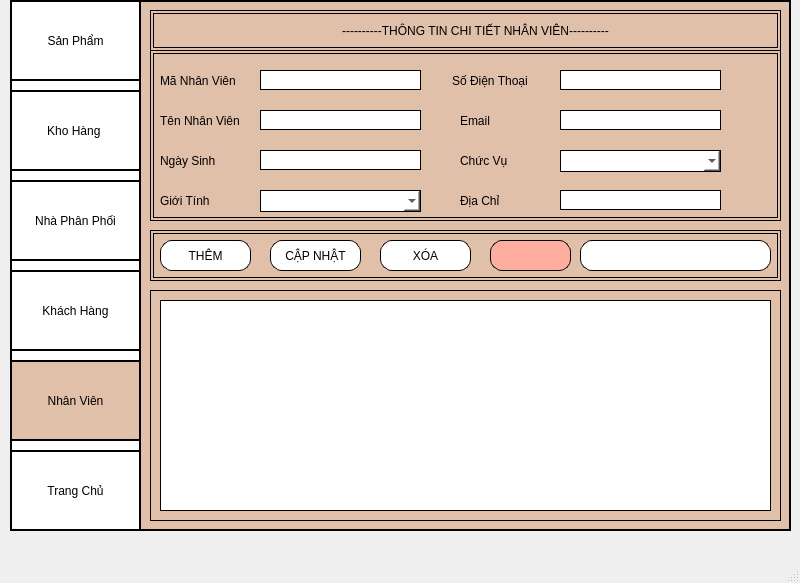
<?xml version="1.0" encoding="UTF-8"?>
<ui version="4.0">
 <class>MainWindow</class>
 <widget class="QMainWindow" name="MainWindow">
  <property name="geometry">
   <rect>
    <x>0</x>
    <y>0</y>
    <width>800</width>
    <height>583</height>
   </rect>
  </property>
  <property name="windowTitle">
   <string>MainWindow</string>
  </property>
  <widget class="QWidget" name="centralwidget">
   <widget class="QFrame" name="frame1">
    <property name="geometry">
     <rect>
      <x>10</x>
      <y>0</y>
      <width>781</width>
      <height>531</height>
     </rect>
    </property>
    <property name="styleSheet">
     <string notr="true">border: 2px solid  black;
background-color: #E0C0A9; /* Màu trung tính, dễ chịu */
</string>
    </property>
    <property name="frameShape">
     <enum>QFrame::StyledPanel</enum>
    </property>
    <property name="frameShadow">
     <enum>QFrame::Raised</enum>
    </property>
    <widget class="QFrame" name="frame_2">
     <property name="geometry">
      <rect>
       <x>0</x>
       <y>0</y>
       <width>131</width>
       <height>531</height>
      </rect>
     </property>
     <property name="styleSheet">
      <string notr="true">border: 2px outset  black;
background-color: #fff;</string>
     </property>
     <property name="frameShape">
      <enum>QFrame::StyledPanel</enum>
     </property>
     <property name="frameShadow">
      <enum>QFrame::Raised</enum>
     </property>
     <widget class="QPushButton" name="btnsanpham">
      <property name="geometry">
       <rect>
        <x>0</x>
        <y>0</y>
        <width>131</width>
        <height>81</height>
       </rect>
      </property>
      <property name="cursor">
       <cursorShape>PointingHandCursor</cursorShape>
      </property>
      <property name="styleSheet">
       <string notr="true">border: 2px ridge black;
background-color: #fff; </string>
      </property>
      <property name="text">
       <string>Sản Phẩm</string>
      </property>
      <property name="icon">
       <iconset>
        <normaloff>../../Hình ảnh/Cuộn phim/logo.jpg</normaloff>../../Hình ảnh/Cuộn phim/logo.jpg</iconset>
      </property>
      <property name="iconSize">
       <size>
        <width>40</width>
        <height>38</height>
       </size>
      </property>
     </widget>
     <widget class="QPushButton" name="btnkhohang">
      <property name="geometry">
       <rect>
        <x>0</x>
        <y>90</y>
        <width>131</width>
        <height>81</height>
       </rect>
      </property>
      <property name="cursor">
       <cursorShape>PointingHandCursor</cursorShape>
      </property>
      <property name="styleSheet">
       <string notr="true">border: 2px ridge black;
background-color: #fff;</string>
      </property>
      <property name="text">
       <string>Kho Hàng </string>
      </property>
      <property name="icon">
       <iconset>
        <normaloff>../../Hình ảnh/Cuộn phim/giohang1.png</normaloff>../../Hình ảnh/Cuộn phim/giohang1.png</iconset>
      </property>
      <property name="iconSize">
       <size>
        <width>40</width>
        <height>38</height>
       </size>
      </property>
     </widget>
     <widget class="QPushButton" name="btnnhaphanphoi">
      <property name="geometry">
       <rect>
        <x>0</x>
        <y>180</y>
        <width>131</width>
        <height>81</height>
       </rect>
      </property>
      <property name="cursor">
       <cursorShape>PointingHandCursor</cursorShape>
      </property>
      <property name="styleSheet">
       <string notr="true">border: 2px ridge black;
background-color: #fff;</string>
      </property>
      <property name="text">
       <string>Nhà Phân Phối</string>
      </property>
      <property name="icon">
       <iconset>
        <normaloff>../../Hình ảnh/Cuộn phim/nhaphaphoi.jpg</normaloff>../../Hình ảnh/Cuộn phim/nhaphaphoi.jpg</iconset>
      </property>
      <property name="iconSize">
       <size>
        <width>40</width>
        <height>38</height>
       </size>
      </property>
     </widget>
     <widget class="QPushButton" name="btnkhachhang">
      <property name="geometry">
       <rect>
        <x>0</x>
        <y>270</y>
        <width>131</width>
        <height>81</height>
       </rect>
      </property>
      <property name="cursor">
       <cursorShape>PointingHandCursor</cursorShape>
      </property>
      <property name="styleSheet">
       <string notr="true">border: 2px ridge black;
background-color: #fff;</string>
      </property>
      <property name="text">
       <string>Khách Hàng</string>
      </property>
      <property name="icon">
       <iconset>
        <normaloff>../../Hình ảnh/Cuộn phim/khachhang.jpg</normaloff>../../Hình ảnh/Cuộn phim/khachhang.jpg</iconset>
      </property>
      <property name="iconSize">
       <size>
        <width>40</width>
        <height>38</height>
       </size>
      </property>
     </widget>
     <widget class="QPushButton" name="btnnhanvien">
      <property name="geometry">
       <rect>
        <x>0</x>
        <y>360</y>
        <width>131</width>
        <height>81</height>
       </rect>
      </property>
      <property name="cursor">
       <cursorShape>PointingHandCursor</cursorShape>
      </property>
      <property name="styleSheet">
       <string notr="true">border: 2px ridge black;
background-color: #E0C0A9;</string>
      </property>
      <property name="text">
       <string>Nhân Viên</string>
      </property>
      <property name="icon">
       <iconset>
        <normaloff>../../Hình ảnh/Cuộn phim/nhanvien.png</normaloff>../../Hình ảnh/Cuộn phim/nhanvien.png</iconset>
      </property>
      <property name="iconSize">
       <size>
        <width>40</width>
        <height>38</height>
       </size>
      </property>
     </widget>
     <widget class="QPushButton" name="btntrangchu">
      <property name="geometry">
       <rect>
        <x>0</x>
        <y>450</y>
        <width>131</width>
        <height>81</height>
       </rect>
      </property>
      <property name="cursor">
       <cursorShape>PointingHandCursor</cursorShape>
      </property>
      <property name="styleSheet">
       <string notr="true">border: 2px ridge black;
background-color: #fff;</string>
      </property>
      <property name="text">
       <string>Trang Chủ</string>
      </property>
      <property name="icon">
       <iconset>
        <normaloff>../../Hình ảnh/Cuộn phim/home.ico</normaloff>../../Hình ảnh/Cuộn phim/home.ico</iconset>
      </property>
      <property name="iconSize">
       <size>
        <width>40</width>
        <height>38</height>
       </size>
      </property>
     </widget>
    </widget>
    <widget class="QFrame" name="frame">
     <property name="geometry">
      <rect>
       <x>140</x>
       <y>10</y>
       <width>631</width>
       <height>41</height>
      </rect>
     </property>
     <property name="styleSheet">
      <string notr="true">background-color: #E0C0A9;
border: 4px double black;
</string>
     </property>
     <property name="frameShape">
      <enum>QFrame::StyledPanel</enum>
     </property>
     <property name="frameShadow">
      <enum>QFrame::Raised</enum>
     </property>
     <widget class="QLabel" name="label">
      <property name="geometry">
       <rect>
        <x>130</x>
        <y>10</y>
        <width>371</width>
        <height>21</height>
       </rect>
      </property>
      <property name="styleSheet">
       <string notr="true">border: 2px solid #d1dfe6;;
 text-align: center;
border: none;
</string>
      </property>
      <property name="text">
       <string>      ----------THÔNG TIN CHI TIẾT NHÂN VIÊN----------</string>
      </property>
      <property name="alignment">
       <set>Qt::AlignCenter</set>
      </property>
     </widget>
    </widget>
    <widget class="QFrame" name="frame_3">
     <property name="geometry">
      <rect>
       <x>140</x>
       <y>50</y>
       <width>631</width>
       <height>171</height>
      </rect>
     </property>
     <property name="styleSheet">
      <string notr="true">border: 4px double black;
</string>
     </property>
     <property name="frameShape">
      <enum>QFrame::StyledPanel</enum>
     </property>
     <property name="frameShadow">
      <enum>QFrame::Raised</enum>
     </property>
     <widget class="QLabel" name="manv">
      <property name="geometry">
       <rect>
        <x>10</x>
        <y>10</y>
        <width>91</width>
        <height>41</height>
       </rect>
      </property>
      <property name="styleSheet">
       <string notr="true">border: 2px solid #d1dfe6;;
 text-align: center;
border: none;</string>
      </property>
      <property name="text">
       <string>Mã Nhân Viên</string>
      </property>
     </widget>
     <widget class="QLabel" name="tennv">
      <property name="geometry">
       <rect>
        <x>10</x>
        <y>50</y>
        <width>101</width>
        <height>41</height>
       </rect>
      </property>
      <property name="styleSheet">
       <string notr="true">border: 2px solid #d1dfe6;;
 text-align: center;
border: none;</string>
      </property>
      <property name="text">
       <string>Tên Nhân Viên</string>
      </property>
     </widget>
     <widget class="QLineEdit" name="txttennv">
      <property name="geometry">
       <rect>
        <x>110</x>
        <y>60</y>
        <width>161</width>
        <height>20</height>
       </rect>
      </property>
      <property name="styleSheet">
       <string notr="true">border: 1px solid black;
background-color: #fff; </string>
      </property>
     </widget>
     <widget class="QLabel" name="sdtnv">
      <property name="geometry">
       <rect>
        <x>302</x>
        <y>10</y>
        <width>91</width>
        <height>41</height>
       </rect>
      </property>
      <property name="styleSheet">
       <string notr="true">border: 2px solid #d1dfe6;;
 text-align: center;
border: none;</string>
      </property>
      <property name="text">
       <string>Số Điện Thoại</string>
      </property>
     </widget>
     <widget class="QLabel" name="emailnv">
      <property name="geometry">
       <rect>
        <x>310</x>
        <y>50</y>
        <width>71</width>
        <height>41</height>
       </rect>
      </property>
      <property name="styleSheet">
       <string notr="true">border: 2px solid #d1dfe6;;
 text-align: center;
border: none;</string>
      </property>
      <property name="text">
       <string>Email</string>
      </property>
     </widget>
     <widget class="QLineEdit" name="txtngaysinhnv">
      <property name="geometry">
       <rect>
        <x>110</x>
        <y>100</y>
        <width>161</width>
        <height>20</height>
       </rect>
      </property>
      <property name="styleSheet">
       <string notr="true">border: 1px solid black;
background-color: #fff; </string>
      </property>
     </widget>
     <widget class="QLabel" name="ngaysinhnv">
      <property name="geometry">
       <rect>
        <x>10</x>
        <y>100</y>
        <width>71</width>
        <height>21</height>
       </rect>
      </property>
      <property name="styleSheet">
       <string notr="true">border: 2px solid #d1dfe6;;
 text-align: center;
border: none;</string>
      </property>
      <property name="text">
       <string>Ngày Sinh</string>
      </property>
     </widget>
     <widget class="QLabel" name="chucvunv">
      <property name="geometry">
       <rect>
        <x>310</x>
        <y>90</y>
        <width>81</width>
        <height>41</height>
       </rect>
      </property>
      <property name="styleSheet">
       <string notr="true">border: 2px solid #d1dfe6;;
 text-align: center;
border: none;</string>
      </property>
      <property name="text">
       <string>Chức Vụ</string>
      </property>
     </widget>
     <widget class="QComboBox" name="cbbchucvu">
      <property name="geometry">
       <rect>
        <x>410</x>
        <y>100</y>
        <width>161</width>
        <height>22</height>
       </rect>
      </property>
      <property name="styleSheet">
       <string notr="true">border: 1px solid black;
background-color: #fff; </string>
      </property>
      <item>
       <property name="text">
        <string/>
       </property>
      </item>
      <item>
       <property name="text">
        <string>Nhân Viên</string>
       </property>
      </item>
      <item>
       <property name="text">
        <string>Quản Lý</string>
       </property>
      </item>
     </widget>
     <widget class="QLineEdit" name="txtmanv">
      <property name="geometry">
       <rect>
        <x>110</x>
        <y>20</y>
        <width>161</width>
        <height>20</height>
       </rect>
      </property>
      <property name="styleSheet">
       <string notr="true">border: 1px solid black;
background-color: #fff; </string>
      </property>
     </widget>
     <widget class="QLabel" name="gioitinhnv">
      <property name="geometry">
       <rect>
        <x>10</x>
        <y>140</y>
        <width>71</width>
        <height>21</height>
       </rect>
      </property>
      <property name="styleSheet">
       <string notr="true">border: 2px solid #d1dfe6;;
 text-align: center;
border: none;</string>
      </property>
      <property name="text">
       <string>Giới Tính</string>
      </property>
     </widget>
     <widget class="QComboBox" name="cbbgioitinh">
      <property name="geometry">
       <rect>
        <x>110</x>
        <y>140</y>
        <width>161</width>
        <height>22</height>
       </rect>
      </property>
      <property name="styleSheet">
       <string notr="true">border: 1px solid black;
background-color: #fff; </string>
      </property>
      <item>
       <property name="text">
        <string/>
       </property>
      </item>
      <item>
       <property name="text">
        <string>Nam</string>
       </property>
      </item>
      <item>
       <property name="text">
        <string>Nữ</string>
       </property>
      </item>
     </widget>
     <widget class="QLineEdit" name="txtsdtnv">
      <property name="geometry">
       <rect>
        <x>410</x>
        <y>20</y>
        <width>161</width>
        <height>20</height>
       </rect>
      </property>
      <property name="styleSheet">
       <string notr="true">border: 1px solid black;
background-color: #fff; </string>
      </property>
     </widget>
     <widget class="QLineEdit" name="txtemailnv">
      <property name="geometry">
       <rect>
        <x>410</x>
        <y>60</y>
        <width>161</width>
        <height>20</height>
       </rect>
      </property>
      <property name="styleSheet">
       <string notr="true">border: 1px solid black;
background-color: #fff; </string>
      </property>
     </widget>
     <widget class="QLabel" name="diachinv">
      <property name="geometry">
       <rect>
        <x>310</x>
        <y>140</y>
        <width>71</width>
        <height>21</height>
       </rect>
      </property>
      <property name="styleSheet">
       <string notr="true">border: 2px solid #d1dfe6;;
 text-align: center;
border: none;</string>
      </property>
      <property name="text">
       <string>Địa Chỉ</string>
      </property>
     </widget>
     <widget class="QLineEdit" name="txtdcnv">
      <property name="geometry">
       <rect>
        <x>410</x>
        <y>140</y>
        <width>161</width>
        <height>20</height>
       </rect>
      </property>
      <property name="styleSheet">
       <string notr="true">border: 1px solid black;
background-color: #fff; </string>
      </property>
     </widget>
    </widget>
    <widget class="QFrame" name="frame_10">
     <property name="geometry">
      <rect>
       <x>140</x>
       <y>290</y>
       <width>631</width>
       <height>231</height>
      </rect>
     </property>
     <property name="styleSheet">
      <string notr="true">border: 1px solid black;</string>
     </property>
     <property name="frameShape">
      <enum>QFrame::StyledPanel</enum>
     </property>
     <property name="frameShadow">
      <enum>QFrame::Raised</enum>
     </property>
     <widget class="QTableWidget" name="tableload">
      <property name="geometry">
       <rect>
        <x>10</x>
        <y>10</y>
        <width>611</width>
        <height>211</height>
       </rect>
      </property>
      <property name="styleSheet">
       <string notr="true">border: 1px solid black;
background-color: #fff;</string>
      </property>
     </widget>
    </widget>
    <widget class="QFrame" name="frame_4">
     <property name="geometry">
      <rect>
       <x>140</x>
       <y>230</y>
       <width>631</width>
       <height>51</height>
      </rect>
     </property>
     <property name="styleSheet">
      <string notr="true">background-color: #E0C0A9;
border: 4px double black;
</string>
     </property>
     <property name="frameShape">
      <enum>QFrame::StyledPanel</enum>
     </property>
     <property name="frameShadow">
      <enum>QFrame::Raised</enum>
     </property>
     <widget class="QPushButton" name="btnthem">
      <property name="geometry">
       <rect>
        <x>10</x>
        <y>10</y>
        <width>91</width>
        <height>31</height>
       </rect>
      </property>
      <property name="cursor">
       <cursorShape>PointingHandCursor</cursorShape>
      </property>
      <property name="styleSheet">
       <string notr="true">border: 1px solid black;
background-color: #fff; 
border-radius: 12px;</string>
      </property>
      <property name="text">
       <string>THÊM</string>
      </property>
     </widget>
     <widget class="QPushButton" name="btncapnhat">
      <property name="geometry">
       <rect>
        <x>120</x>
        <y>10</y>
        <width>91</width>
        <height>31</height>
       </rect>
      </property>
      <property name="cursor">
       <cursorShape>PointingHandCursor</cursorShape>
      </property>
      <property name="styleSheet">
       <string notr="true">border: 1px solid black;
background-color: #FFF; 
border-radius: 12px;</string>
      </property>
      <property name="text">
       <string>CẬP NHẬT</string>
      </property>
     </widget>
     <widget class="QPushButton" name="btnxoa">
      <property name="geometry">
       <rect>
        <x>230</x>
        <y>10</y>
        <width>91</width>
        <height>31</height>
       </rect>
      </property>
      <property name="cursor">
       <cursorShape>PointingHandCursor</cursorShape>
      </property>
      <property name="styleSheet">
       <string notr="true">border: 1px solid black;
background-color: #FFF; 
border-radius: 12px;</string>
      </property>
      <property name="text">
       <string>XÓA</string>
      </property>
     </widget>
     <widget class="QLineEdit" name="txttimkiem">
      <property name="geometry">
       <rect>
        <x>430</x>
        <y>10</y>
        <width>191</width>
        <height>31</height>
       </rect>
      </property>
      <property name="styleSheet">
       <string notr="true">border: 1px solid black;
background-color: #fff; 
border-radius: 12px;</string>
      </property>
     </widget>
     <widget class="QPushButton" name="btntimkiem">
      <property name="geometry">
       <rect>
        <x>340</x>
        <y>10</y>
        <width>81</width>
        <height>31</height>
       </rect>
      </property>
      <property name="cursor">
       <cursorShape>PointingHandCursor</cursorShape>
      </property>
      <property name="styleSheet">
       <string notr="true">border: 1px solid black;
background-color: #FFAD9F; 
border-radius: 12px;</string>
      </property>
      <property name="text">
       <string/>
      </property>
      <property name="icon">
       <iconset>
        <normaloff>../../Hình ảnh/Cuộn phim/2093656_seach_look_search_see_icon.ico</normaloff>../../Hình ảnh/Cuộn phim/2093656_seach_look_search_see_icon.ico</iconset>
      </property>
     </widget>
    </widget>
   </widget>
  </widget>
  <widget class="QMenuBar" name="menubar">
   <property name="geometry">
    <rect>
     <x>0</x>
     <y>0</y>
     <width>800</width>
     <height>21</height>
    </rect>
   </property>
  </widget>
  <widget class="QStatusBar" name="statusbar"/>
 </widget>
 <resources/>
 <connections/>
</ui>
